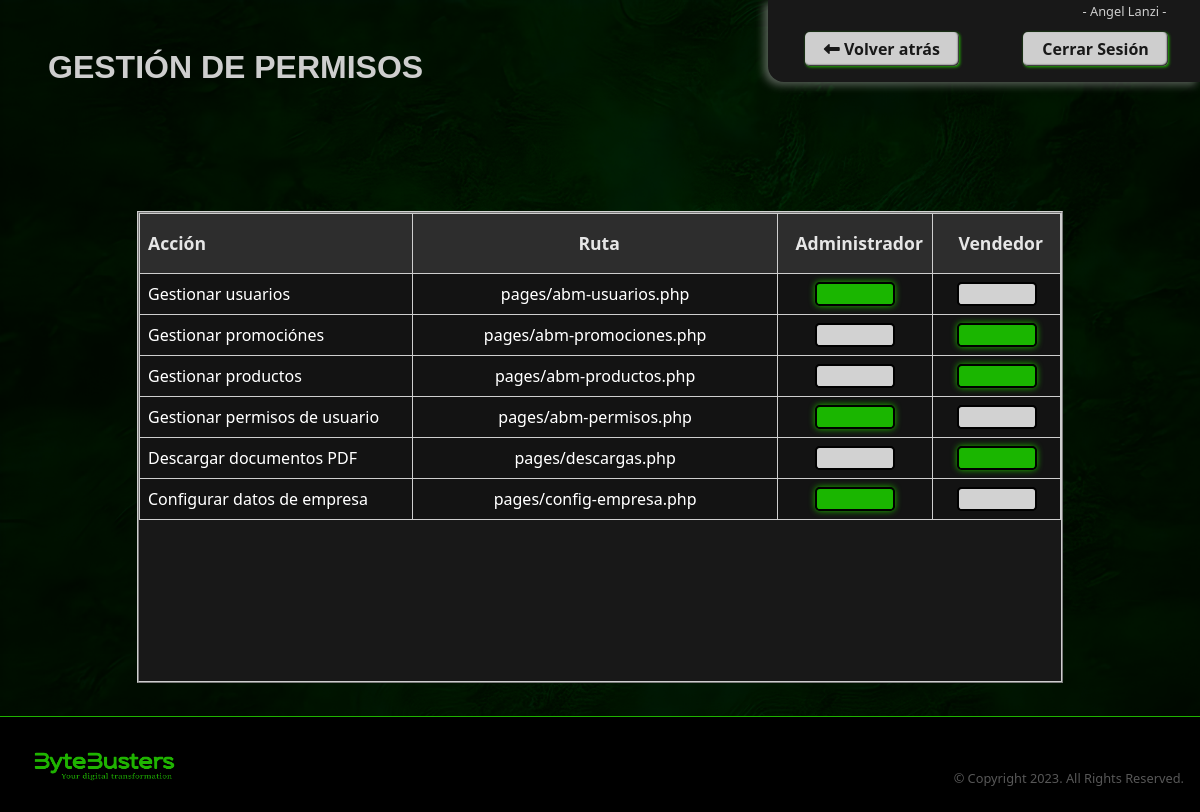
The app's page /pages/abm-permisos.php (signed in) with its own data.
### tables this page shows
CREATE TABLE IF NOT EXISTS `PERMISOS` (
  `ruta` varchar(255) NOT NULL,
  `accion` varchar(45) NOT NULL,
   PRIMARY KEY(`accion`)
);

### src/repository/users.repository.php (called while the page is built, shortened)
<?php
function findStatusByActionAndRolesId(string $action, int $rolId): bool
{
    require realpath(dirname(__FILE__)) . "/../db/conexion.php";
    try {
        $statement = $con->prepare("SELECT activo
                                    FROM ROLES_has_PERMISOS
                                    WHERE PERMISOS_accion = :accion AND ROLES_id = :rolId");
        $statement->execute(array(':accion' => $action, ':rolId' => $rolId));
        $reg = $statement->fetch(PDO::FETCH_ASSOC);
        return $reg["activo"] ? true : false;
    } catch (Exception $e) {
        $con->close();
        die("ERROR SQL in findStatusByActionAndRolesId(): " . $e->getMessage());
    }
}
function findAllPermissions(): array
{
    require realpath(dirname(__FILE__)) . "/../db/conexion.php";
    try {
        $statement = $con->query("SELECT * FROM PERMISOS ORDER BY accion DESC");
        $reg = $statement->fetchAll(PDO::FETCH_ASSOC);
        return $reg ? $reg : [];
    } catch (Exception $e) {
        $con->close();
        die("ERROR SQL in findAllPermissions(): " . $e->getMessage());
    }
}

### src/utils/actions.php (called while the page is built)
<?php
$actions =
    [
        "gestionar-usuarios" => "Gestionar usuarios",
        "gestionar-permisos" => "Gestionar permisos de usuario",
        "gestionar-productos" => "Gestionar productos",
        "gestionar-promociones" => "Gestionar promociónes",
        "descargar-documentos" => "Descargar documentos PDF",
        "configurar-empresa" => "Configurar datos de empresa",
    ];

### src/modules/users/abm-permisos.php (the view, shortened to what this page needs)
<?php
require_once realpath(dirname(__FILE__)) . "/../../repository/users.repository.php";
require realpath(dirname(__FILE__)) . "/../../utils/actions.php";
function getAllPermissionsDataTableHTML(): string
{
    require realpath(dirname(__FILE__)) . "/../../utils/actions.php";
    $permissions = findAllPermissions();
    $totalOfPermissions = count($permissions);
    $data = "";
    for ($i = 0; $i < $totalOfPermissions; $i++) {
        $settedStatusAdmin = findStatusByActionAndRolesId($permissions[$i]["accion"], 1);
        $settedStatusVendedor = findStatusByActionAndRolesId($permissions[$i]["accion"], 2);
        $settedStatusAdmin ? $activeAdmin = 'checked' : $activeAdmin = '';
        $settedStatusVendedor ? $activeVendedor = 'checked' : $activeVendedor = '';
        $data .= '<tr id=' . array_search($permissions[$i]["accion"], $actions) . ' class="user-select-none table-row align-middle">
                    <td class="first-in-table">' . $permissions[$i]["accion"] . '</td>
                    <td>' . $permissions[$i]["ruta"] . '</td>
                    <td>
                        <input type="checkbox" class="chkbox" ' . $activeAdmin . ' name="checkbox" id="checkAdmin">
                    </td>
                    <td>
                        <input type="checkbox"  class="chkbox" ' . $activeVendedor . ' name="checkbox" id="checkVendedor">
                    </td>
                </tr>';
    }
    return $data;
}

### pages/abm-permisos.php (shortened to what this page needs)
<?php
require '../src/utils/actions.php';
?>
<!DOCTYPE html>
<html lang="es">
<head>
    <link rel="stylesheet" href="../styles/normalize.css">
    <link rel="stylesheet" href="https://cdnjs.cloudflare.com/ajax/libs/font-awesome/6.4.0/css/all.min.css">
    <link href="https://cdn.jsdelivr.net/npm/bootstrap@5.3.0/dist/css/bootstrap.min.css" rel="stylesheet">
    <link rel="stylesheet" href="../styles/style.css">
</head>
<body>
    <div>
        <div class="link-options-div">
            <?php
            require "./components/options.php";
            echo $options;
            ?>
        </div>
        <?php
        require "./components/userName.php";
        echo $userName;
        ?>
        <h1>GESTIÓN DE PERMISOS</h1>
    </div>
    <div class="container frame">
        <div class="row">
            <div class="col-lg-1">
            </div>
            <div class="col-lg-10">
                <div class="table-frame table-permissions">
                    <table class="table table-dark table-hover">
                        <thead class="sticky-top">
                            <tr>
                                <th class="user-select-none first-in-table nombre" scope="col">Acción</th>
                                <th class="user-select-none ruta" scope="col">Ruta</th>
                                <th class="user-select-none roles" scope="col">Administrador</th>
                                <th class="user-select-none roles" scope="col">Vendedor</th>
                            </tr>
                        </thead>
                        <tbody>
                            <?php
                            require "../src/modules/users/abm-permisos.php";
                            echo getAllPermissionsDataTableHTML();
                            ?>
                        </tbody>
                    </table>
                </div>
            </div>
            <div class="col-lg-1">
            </div>
        </div>
    </div>
    <footer>
        <?php
        require "./components/footer.php";
        echo $footer;
        ?>
    </footer>
</body>
</html>

### pages/components/options.php
<?php
$options = "";
$disabled = 'style="filter: brightness(50%); cursor: not-allowed; user-select: none;"';
if ($_SERVER['REQUEST_URI'] === "/ByteBusters/Backoffice/pages/menu.php") {
    $options .= "<a class='link-options' ".$disabled."'><i class='fa-solid fa-left-long'></i> Volver atrás</a>";
}else{
    $options .= "<a class='link-options' href='./menu.php'><i class='fa-solid fa-left-long'></i> Volver atrás</a>";
}
$options .= "<a class='link-options' href=./login.php> Cerrar Sesión</a>";

### pages/components/userName.php (shortened to what this page needs)
<?php
$userName = "<p id='userName'>- ".$_SESSION['userName']." -</p>";

### pages/components/footer.php
<?php
$footer = '<img src="../assets/logo-bytebusters.png" alt="Logotipo de ByteBusters">';
$footer .= '<p class="copyright">&copy; Copyright 2023. All Rights Reserved.</p>';

### records on screen
permisos: accion "Gestionar usuarios", ruta "pages/abm-usuarios.php"
permisos: accion "Gestionar promociónes", ruta "pages/abm-promociones.php"
permisos: accion "Gestionar productos", ruta "pages/abm-productos.php"
permisos: accion "Gestionar permisos de usuario", ruta "pages/abm-permisos.php"
permisos: accion "Descargar documentos PDF", ruta "pages/descargas.php"
permisos: accion "Configurar datos de empresa", ruta "pages/config-empresa.php"

### other values on screen
$_SESSION['userName'] "Angel Lanzi"
